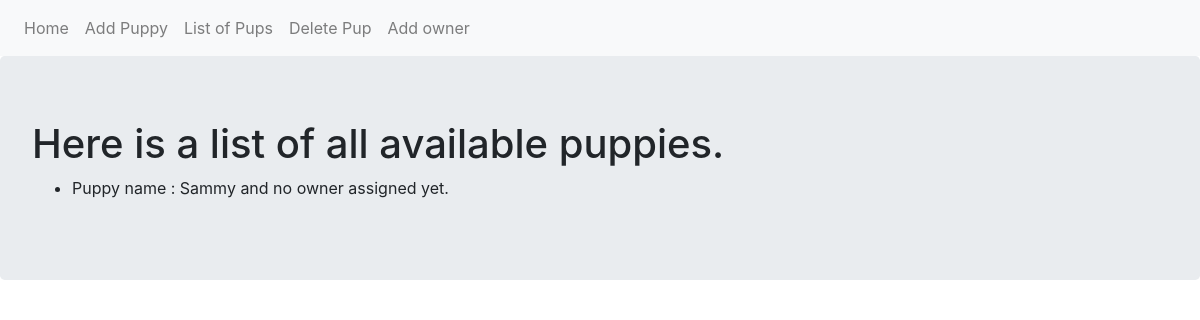
/list, run on an earlier commit of the app's database.
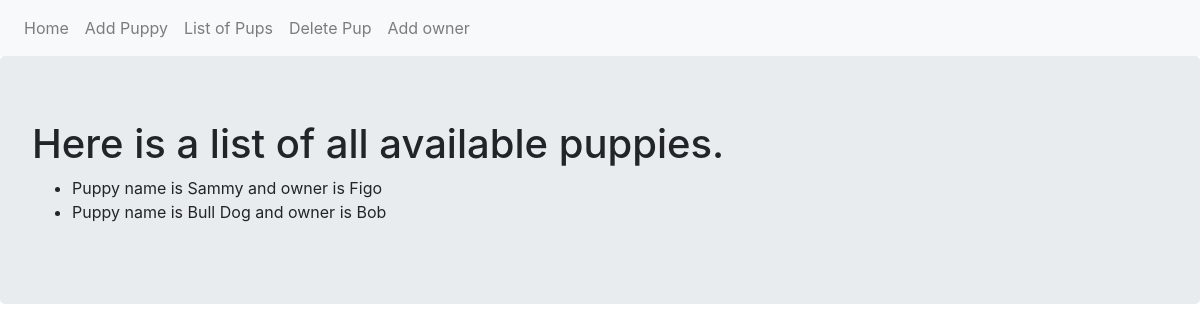
And on a later commit of the database.
### app.py (models this page shows, shortened)
class Puppy(db.Model):
    __tablename__='puppies'
    id=db.Column(db.Integer, primary_key=True)
    name=db.Column(db.Text)
    owner=db.relationship('Owner',backref='puppy',uselist=False)
    def __repr__(self):
        if self.owner:
            return f"Puppy name is {self.name} and owner is {self.owner.name}"
        else:
            return f"Puppy name : {self.name} and no owner assigned yet."

class Owner(db.Model):
    __tablename__='owners'
    id=db.Column(db.Integer, primary_key=True)
    name=db.Column(db.Text)
    puppy_id=db.Column(db.Integer, db.ForeignKey('puppies.id'))

### app.py (the view)
@app.route('/list')
def list_pup():
    puppies=Puppy.query.all()
    return render_template('list.html',puppies=puppies)

### templates/list.html
{% extends "base.html" %}
{% block content %}
<div class="jumbotron">
  <h1>Here is a list of all available puppies.</h1>
  <ul>
    {% for pup in puppies  %}
    <li>{{pup}}</li>
    {% endfor %}
  </ul>
</div>
{% endblock %}

### templates/base.html (shortened to what this page needs)
<html>
<head>
<link rel="stylesheet" href="https://maxcdn.bootstrapcdn.com/bootstrap/4.0.0/css/bootstrap.min.css">
</head>
<body>
<nav class="navbar navbar-expand-lg navbar-light bg-light">
  <div class="navbar-nav">
    <a class="nav-item nav-link" href="{{url_for('index')}}">Home</a>
    <a class="nav-item nav-link" href="{{url_for('add_pup')}}">Add Puppy</a>
    <a class="nav-item nav-link" href="{{url_for('list_pup')}}">List of Pups</a>
    <a class="nav-item nav-link" href="{{url_for('del_pup')}}">Delete Pup</a>
     <a class="nav-item nav-link" href="{{url_for('add_owner')}}">Add owner</a>
  </div>
  </nav>
  {% block content %}
  {% endblock %}
</body>
</html>

What changed in the data, as far as the page shows it:
computed for Puppy: name.name "Puppy name : Sammy and no owner assigned yet." → "Puppy name is Sammy and owner is Figo"
added Puppy: name.name "Puppy name is Bull Dog and owner is Bob"
